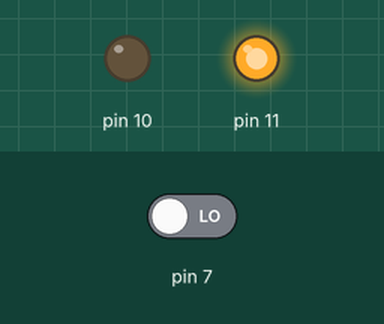
Bench run of a program on a simulated Raspberry Pi (header pin numbers). Shown: output pins drawn as LEDs (lit = HIGH). The inputs (shaded band) are chosen by the test bench; at power-on: pin 7 LOW.

Above: at 1.2 s.
1.3 s: pin 7 driven HIGH
At 2.5 s:
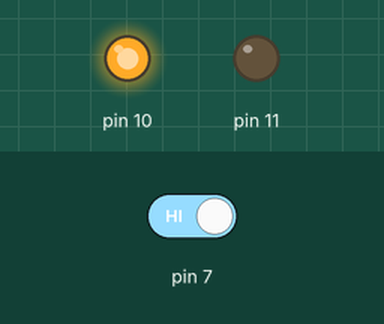
2.8 s: pin 7 driven LOW
At 3.6 s:
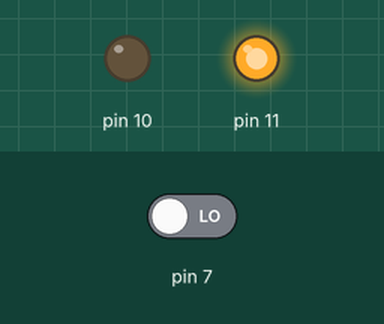
Timing chart, 0 to 5.8 s (numbered marks = the images above; inputs shaded):
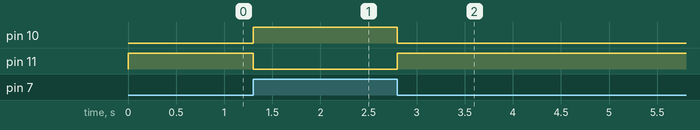

Measured:
- after the input at 1.3 s, pin 10: LOW → HIGH at once; pin 11: HIGH → LOW at once
- after the input at 2.8 s, pin 10: HIGH → LOW at once; pin 11: LOW → HIGH at once

The program:

PIR_sensor_2LEDs.py
```python
import RPi.GPIO as GPIO

GPIO.setmode(GPIO.BOARD)
GPIO.setup(10, GPIO.OUT) # red
GPIO.setup(11,GPIO.OUT) # green

GPIO.setup(7,GPIO.IN) # pir

try:
    while True:
        if GPIO.input(7) == 1:
            GPIO.output(11,False)
            GPIO.output(10,True)
        else:
            GPIO.output(11,True)
            GPIO.output(10,False)

finally:
    GPIO.cleanup()
```
